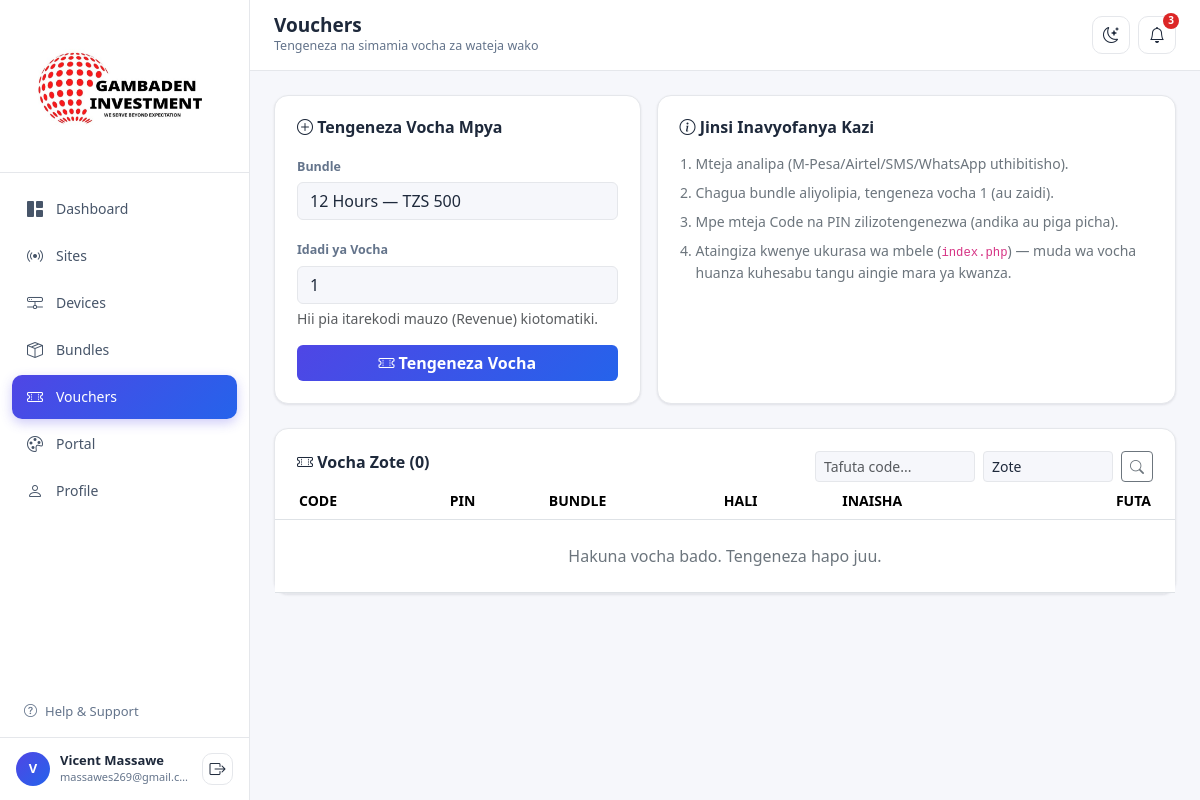
/admin.php?page=vouchers (signed in), run on the app's committed database.
### tables this page shows
CREATE TABLE IF NOT EXISTS users (
  id             INT AUTO_INCREMENT PRIMARY KEY,
  username       VARCHAR(50)  NOT NULL UNIQUE,
  password_hash  VARCHAR(255) NOT NULL,
  first_name     VARCHAR(100) NOT NULL DEFAULT '',
  last_name      VARCHAR(100) NOT NULL DEFAULT '',
  email          VARCHAR(150) NOT NULL,
  phone          VARCHAR(30)  DEFAULT '',
  account_type   VARCHAR(50)  DEFAULT 'Customer Account',
  member_since   DATE         DEFAULT NULL,
  bank_name      VARCHAR(50)  DEFAULT '',
  account_number VARCHAR(50)  DEFAULT '',
  plan           VARCHAR(50)  DEFAULT 'Free',
  plan_price     INT          DEFAULT 0,
  billing_cycle  VARCHAR(20)  DEFAULT 'Monthly',
  next_renewal   DATE         DEFAULT NULL,
  created_at     TIMESTAMP    DEFAULT CURRENT_TIMESTAMP
);

### admin.php (called while the page is built, shortened)
<?php
require __DIR__ . '/includes/config.php';
$page = $_GET['page'] ?? 'dashboard';
$data = load_app_data();
require __DIR__ . '/includes/layout_top.php';
require __DIR__ . "/pages/{$page}.php";
require __DIR__ . '/includes/layout_bottom.php';

### includes/config.php (called while the page is built, shortened)
<?php
require_once __DIR__ . '/db.php';
function current_user_id(): int {
    return (int) ($_SESSION['user_id'] ?? 1);
}
function load_app_data(): array {
    $pdo = db();
    $userId = current_user_id();
    $profile = $pdo->prepare('SELECT * FROM users WHERE id = ?');
    $profile->execute([$userId]);
    $user = $profile->fetch() ?: [];
    $sites = $pdo->query(
        'SELECT s.*, COUNT(d.id) AS device_count
           FROM sites s
           LEFT JOIN devices d ON d.site_id = s.id
          GROUP BY s.id
          ORDER BY s.id'
    )->fetchAll();
    $devices = $pdo->query('SELECT * FROM devices ORDER BY id')->fetchAll();
    $bundles = $pdo->query(
        "SELECT b.*,
                COALESCE(m.qty, 0) AS sales_month,
                COALESCE(m.revenue, 0) AS revenue_month
           FROM bundles b
           LEFT JOIN (
                SELECT bundle_id, SUM(quantity) AS qty, SUM(amount) AS revenue
                  FROM sales
                 WHERE YEAR(sold_at) = YEAR(CURDATE()) AND MONTH(sold_at) = MONTH(CURDATE())
                 GROUP BY bundle_id
           ) m ON m.bundle_id = b.id
          ORDER BY b.id"
    )->fetchAll();
    $portalStmt = $pdo->query('SELECT * FROM portal_settings WHERE id = 1');
    $portal = $portalStmt->fetch() ?: [
        'business_name' => 'GAMBADEN HOTSPOT',
        'welcome_text'  => 'Internet ya Uhakika kwa Bei Nafuu',
        'primary_color' => '#4f46e5',
        'lipa_number'   => '140197316',
        'contact_phone' => '+255745325531',
    ];
    return [
        'sites' => $sites,
        'devices' => $devices,
        'bundles' => $bundles,
        'portal' => $portal,
        'profile' => [
            'first_name' => $user['first_name'] ?? '',
            'last_name'  => $user['last_name'] ?? '',
            'email'      => $user['email'] ?? '',
            'phone'      => $user['phone'] ?? '',
            'account_type' => $user['account_type'] ?? 'Customer Account',
            'member_since' => !empty($user['member_since']) ? date('d M Y', strtotime($user['member_since'])) : '',
            'bank_name'    => $user['bank_name'] ?? '',
            'account_number' => $user['account_number'] ?? '',
        ],
    ];
}

### includes/db.php (called while the page is built, shortened)
<?php
function db(): PDO {
    static $pdo = null;
    if ($pdo === null) {
        try {
            $pdo = new PDO(
                'mysql:host=' . DB_HOST . ';dbname=' . DB_NAME . ';charset=utf8mb4',
                DB_USER,
                DB_PASS,
                [
                    PDO::ATTR_ERRMODE => PDO::ERRMODE_EXCEPTION,
                    PDO::ATTR_DEFAULT_FETCH_MODE => PDO::FETCH_ASSOC,
                ]
            );
        } catch (PDOException $e) {
            http_response_code(500);
            die(
                '<div style="font-family:sans-serif;max-width:600px;margin:60px auto;padding:24px;'
                . 'border:1px solid #fecaca;background:#fef2f2;color:#991b1b;border-radius:12px;">'
                . '<h2 style="margin-top:0;">Database connection failed</h2>'
                . '<p>Check that <code>includes/db_config.php</code> has the correct DB_PASS, '
                . 'and that <code>includes/schema.sql</code> has been imported.</p>'
                . '<p style="font-size:13px;color:#7f1d1d;">' . htmlspecialchars($e->getMessage()) . '</p>'
                . '</div>'
            );
        }
    }
    return $pdo;
}

### pages/vouchers.php (the view, shortened to what this page needs)
<?php if (!defined('NEXOR_APP')) { http_response_code(403); exit; }
$search = trim($_GET['search'] ?? '');
$sql = "SELECT v.*, b.name AS bundle_name, b.price
          FROM vouchers v
          JOIN bundles b ON b.id = v.bundle_id
         WHERE 1=1";
$params = [];
$sql .= ' ORDER BY v.id DESC LIMIT 200';
$stmt = db()->prepare($sql);
$stmt->execute($params);
$vouchers = $stmt->fetchAll();
?>
<div class="row g-3 mb-4">
  <div class="col-lg-5">
    <div class="nx-card nx-card-body h-100">
      <h6 class="fw-bold mb-3"><i class="bi bi-plus-circle"></i> Tengeneza Vocha Mpya</h6>
      <form method="POST">
        <div class="mb-3">
          <label class="nx-form-label">Bundle</label>
          <select name="bundle_id" class="form-select" required>
            <?php foreach ($data['bundles'] as $b): ?>
              <?php if ($b['status'] === 'active'): ?>
              <option value="<?= $b['id'] ?>"><?= htmlspecialchars($b['name']) ?> &mdash; TZS <?= money($b['price']) ?></option>
              <?php endif; ?>
            <?php endforeach; ?>
          </select>
        </div>
        <div class="mb-3">
          <label class="nx-form-label">Idadi ya Vocha</label>
          <input type="number" name="quantity" class="form-control" value="1" min="1" max="100" required>
          <div class="form-text">Hii pia itarekodi mauzo (Revenue) kiotomatiki.</div>
        </div>
        <button type="submit" class="btn btn-nx-primary w-100"><i class="bi bi-ticket-perforated"></i> Tengeneza Vocha</button>
      </form>
    </div>
  </div>
  <div class="col-lg-7">
    <div class="nx-card nx-card-body h-100">
      <h6 class="fw-bold mb-3"><i class="bi bi-info-circle"></i> Jinsi Inavyofanya Kazi</h6>
      <ol class="small text-secondary ps-3 mb-0">
        <li class="mb-2">Mteja analipa (M-Pesa/Airtel/SMS/WhatsApp uthibitisho).</li>
        <li class="mb-2">Chagua bundle aliyolipia, tengeneza vocha 1 (au zaidi).</li>
        <li class="mb-2">Mpe mteja Code na PIN zilizotengenezwa (andika au piga picha).</li>
        <li>Ataingiza kwenye ukurasa wa mbele (<code>index.php</code>) &mdash; muda wa vocha huanza kuhesabu tangu aingie mara ya kwanza.</li>
      </ol>
    </div>
  </div>
</div>
<div class="nx-card">
  <div class="nx-card-body pb-0">
    <div class="d-flex justify-content-between align-items-center flex-wrap gap-2">
      <h6 class="fw-bold">
        <i class="bi bi-ticket-perforated"></i> Vocha Zote (<?= count($vouchers) ?>)
      </h6>
      <form method="GET" class="d-flex gap-2 flex-wrap">
        <input type="text" name="search" value="<?= htmlspecialchars($search) ?>" class="form-control form-control-sm" placeholder="Tafuta code..." style="width:160px;">
        <select name="status" class="form-select form-select-sm" style="width:130px;" onchange="this.form.submit()">
          <option value="">Zote</option>
        </select>
        <button type="submit" class="btn btn-sm btn-outline-secondary"><i class="bi bi-search"></i></button>
      </form>
    </div>
  </div>
  <div class="table-responsive">
    <table class="table align-middle mb-0">
      <thead>
        <tr class="text-secondary small text-uppercase">
          <th class="ps-4">Code</th>
          <th>PIN</th>
          <th>Bundle</th>
          <th>Hali</th>
          <th>Inaisha</th>
          <th class="pe-4 text-end">Futa</th>
        </tr>
      </thead>
      <tbody>
        <?php if (empty($vouchers)): ?>
        <tr><td colspan="6" class="text-center text-secondary py-4">Hakuna vocha bado. Tengeneza hapo juu.</td></tr>
        <?php endif; ?>
      </tbody>
    </table>
  </div>
</div>

### includes/sidebar.php (shortened to what this page needs)
<aside class="nx-sidebar">
  <div class="nx-sidebar-brand">
    <img src="assets/img/logo.png" alt="Gambaden Investment" class="brand-logo">
  </div>
  <nav class="nx-nav">
    <?php
    $nx_links = [
      'dashboard' => ['bi-grid-1x2-fill',   'Dashboard'],
      'sites'     => ['bi-broadcast',       'Sites'],
      'devices'   => ['bi-hdd-network',     'Devices'],
      'bundles'   => ['bi-box-seam',        'Bundles'],
      'vouchers'  => ['bi-ticket-perforated', 'Vouchers'],
      'portal'    => ['bi-palette',         'Portal'],
      'profile'   => ['bi-person',          'Profile'],
    ];
    foreach ($nx_links as $key => [$icon, $label]):
    ?>
    <a href="admin.php?page=<?= $key ?>" class="<?= $page === $key ? 'active' : '' ?>">
      <i class="bi <?= $icon ?>"></i> <?= $label ?>
    </a>
    <?php endforeach; ?>
  </nav>
  <div class="px-3 pb-2">
    <a href="#" class="d-flex align-items-center gap-2 px-2 py-2 text-decoration-none" style="color:var(--nx-muted);font-size:13px;">
      <i class="bi bi-question-circle"></i> Help &amp; Support
    </a>
  </div>
  <div class="nx-sidebar-footer">
    <div class="nx-avatar"><?= strtoupper(substr($data['profile']['first_name'], 0, 1)) ?></div>
    <div class="flex-grow-1 overflow-hidden">
      <div class="who text-truncate"><?= htmlspecialchars($data['profile']['first_name'] . ' ' . $data['profile']['last_name']) ?></div>
      <div class="email text-truncate"><?= htmlspecialchars($data['profile']['email']) ?></div>
    </div>
    <a href="logout.php" class="nx-icon-btn" title="Logout" style="width:32px;height:32px;">
      <i class="bi bi-box-arrow-right"></i>
    </a>
  </div>
</aside>

### assets/css/style.css (style rules this page uses)
:root { --nx-primary: #4f46e5; --nx-primary-dark: #4338ca; --nx-accent: #2563eb; --nx-bg: #f6f7fb; --nx-surface: #ffffff; --nx-border: #e5e7eb; --nx-text: #1e293b; --nx-muted: #64748b; --nx-sidebar-bg: #ffffff; --nx-sidebar-text: #475569; --nx-success: #16a34a; --nx-success-bg: #dcfce7; --nx-warning: #d97706; --nx-warning-bg: #fef3c7; --nx-danger: #dc2626; --nx-danger-bg: #fee2e2; --nx-shadow: 0 1px 3px rgba(15, 23, 42, .06), 0 1px 2px rgba(15, 23, 42, .04); }
body { background: var(--nx-bg); color: var(--nx-text); font-family: "Segoe UI", system-ui, -apple-system, sans-serif; }
a { color: var(--nx-accent); }
.nx-sidebar { width: 250px; flex-shrink: 0; background: var(--nx-sidebar-bg); border-right: 1px solid var(--nx-border); display: flex; flex-direction: column; transition: transform .2s ease; }
.nx-sidebar-brand { padding: 18px 20px; border-bottom: 1px solid var(--nx-border); }
.nx-sidebar-brand .brand-logo { max-width: 100%; height: auto; display: block; background: #fff; border-radius: 10px; padding: 6px 10px; }
.nx-nav { padding: 14px 12px; flex: 1; overflow-y: auto; }
.nx-nav a { display: flex; align-items: center; gap: 12px; padding: 10px 14px; border-radius: 10px; color: var(--nx-sidebar-text); text-decoration: none; font-size: 14px; font-weight: 500; margin-bottom: 3px; transition: background .15s, color .15s; }
.nx-nav a i { font-size: 16px; width: 18px; text-align: center; }
.nx-nav a.active { background: linear-gradient(135deg, var(--nx-primary), var(--nx-accent)); color: #fff; box-shadow: 0 4px 12px rgba(79, 70, 229, .28); }
.nx-sidebar-footer { padding: 14px 16px; border-top: 1px solid var(--nx-border); display: flex; align-items: center; gap: 10px; }
.nx-avatar { width: 34px; height: 34px; border-radius: 50%; background: linear-gradient(135deg, var(--nx-primary), var(--nx-accent)); color: #fff; font-weight: 700; font-size: 13px; display: flex; align-items: center; justify-content: center; flex-shrink: 0; }
.nx-sidebar-footer .who { font-size: 13px; font-weight: 600; color: var(--nx-text); line-height: 1.2; }
.nx-sidebar-footer .email { font-size: 11px; color: var(--nx-muted); }
.nx-icon-btn { width: 38px; height: 38px; border-radius: 10px; border: 1px solid var(--nx-border); background: var(--nx-surface); color: var(--nx-text); display: flex; align-items: center; justify-content: center; position: relative; }
.nx-card { background: var(--nx-surface); border: 1px solid var(--nx-border); border-radius: 14px; box-shadow: var(--nx-shadow); }
.nx-card-body { padding: 22px; }
.nx-form-label { font-size: 12.5px; font-weight: 600; color: var(--nx-muted); margin-bottom: 6px; }
.form-control, .form-select { background: var(--nx-bg); border: 1px solid var(--nx-border); color: var(--nx-text); }
.btn-nx-primary { background: linear-gradient(135deg, var(--nx-primary), var(--nx-accent)); border: none; color: #fff; font-weight: 600; }

### data on the page
users: first_name "V", first_name+last_name "Vicent Massawe", email "massawes269@gmail.c…"

### other printed values
$label "Dashboard"
$label "Sites"
$label "Devices"
$label "Bundles"
$label "Vouchers"
$label "Portal"
$label "Profile"
$pageTitle "Vouchers"
$pageSubtitle "Tengeneza na simamia vocha za wateja wako"
count($vouchers) "0"
form field bundle_id "12 Hours — TZS 500"
